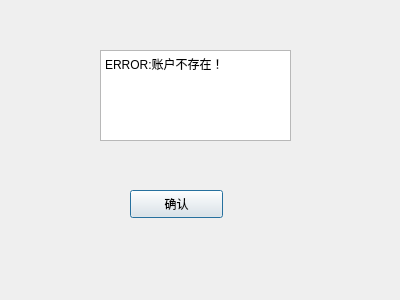
<?xml version="1.0" encoding="UTF-8"?>
<ui version="4.0">
 <class>acct_error</class>
 <widget class="QDialog" name="acct_error">
  <property name="geometry">
   <rect>
    <x>0</x>
    <y>0</y>
    <width>400</width>
    <height>300</height>
   </rect>
  </property>
  <property name="windowTitle">
   <string>Dialog</string>
  </property>
  <widget class="QTextBrowser" name="textBrowser">
   <property name="geometry">
    <rect>
     <x>100</x>
     <y>50</y>
     <width>191</width>
     <height>91</height>
    </rect>
   </property>
   <property name="html">
    <string>&lt;!DOCTYPE HTML PUBLIC &quot;-//W3C//DTD HTML 4.0//EN&quot; &quot;http://www.w3.org/TR/REC-html40/strict.dtd&quot;&gt;
&lt;html&gt;&lt;head&gt;&lt;meta name=&quot;qrichtext&quot; content=&quot;1&quot; /&gt;&lt;style type=&quot;text/css&quot;&gt;
p, li { white-space: pre-wrap; }
&lt;/style&gt;&lt;/head&gt;&lt;body style=&quot; font-family:'SimSun'; font-size:9pt; font-weight:400; font-style:normal;&quot;&gt;
&lt;p style=&quot; margin-top:0px; margin-bottom:0px; margin-left:0px; margin-right:0px; -qt-block-indent:0; text-indent:0px;&quot;&gt;ERROR:账户不存在！&lt;/p&gt;&lt;/body&gt;&lt;/html&gt;</string>
   </property>
  </widget>
  <widget class="QPushButton" name="verify_button">
   <property name="geometry">
    <rect>
     <x>130</x>
     <y>190</y>
     <width>93</width>
     <height>28</height>
    </rect>
   </property>
   <property name="text">
    <string>确认</string>
   </property>
  </widget>
 </widget>
 <resources/>
 <connections>
  <connection>
   <sender>verify_button</sender>
   <signal>clicked()</signal>
   <receiver>acct_error</receiver>
   <slot>close()</slot>
   <hints>
    <hint type="sourcelabel">
     <x>172</x>
     <y>204</y>
    </hint>
    <hint type="destinationlabel">
     <x>254</x>
     <y>225</y>
    </hint>
   </hints>
  </connection>
 </connections>
</ui>
